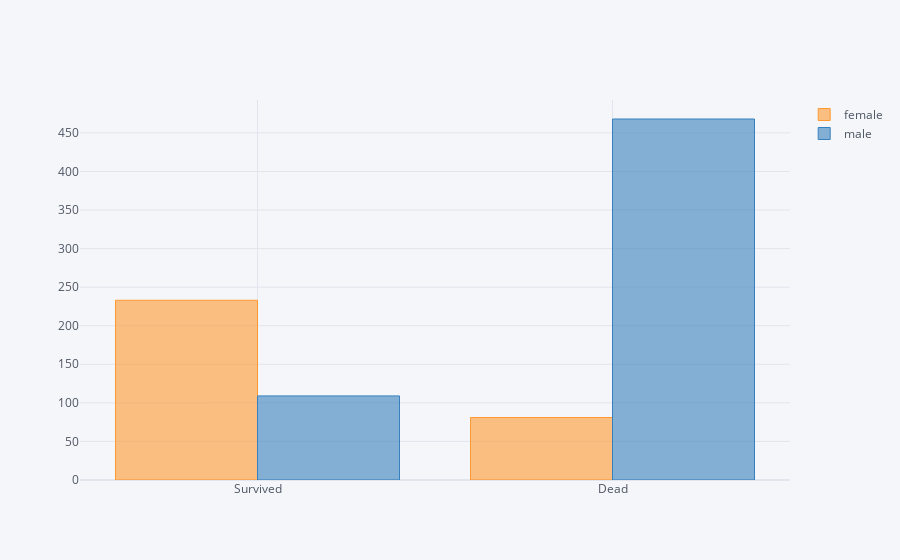

The notebook cell this image was saved under:
### Code cell
bar_chart('Sex')

### Figure 1 — Plotly figure (JSON) as saved in the notebook; plotly's stock layout.template omitted (floating-point values rounded to 4 significant figures)
{"data": [{"marker": {"color": "rgba(255, 153, 51, 0.6)", "line": {"color": "rgba(255, 153, 51, 1.0)", "width": 1}}, "name": "female", "orientation": "v", "text": "", "type": "bar", "x": ["Survived", "Dead"], "y": [233, 81]}, {"marker": {"color": "rgba(55, 128, 191, 0.6)", "line": {"color": "rgba(55, 128, 191, 1.0)", "width": 1}}, "name": "male", "orientation": "v", "text": "", "type": "bar", "x": ["Survived", "Dead"], "y": [109, 468]}], "layout": {"legend": {"bgcolor": "#F5F6F9", "font": {"color": "#4D5663"}}, "paper_bgcolor": "#F5F6F9", "plot_bgcolor": "#F5F6F9", "title": {"font": {"color": "#4D5663"}}, "xaxis": {"gridcolor": "#E1E5ED", "showgrid": true, "tickfont": {"color": "#4D5663"}, "title": {"font": {"color": "#4D5663"}, "text": ""}, "zerolinecolor": "#E1E5ED"}, "yaxis": {"gridcolor": "#E1E5ED", "showgrid": true, "tickfont": {"color": "#4D5663"}, "title": {"font": {"color": "#4D5663"}, "text": ""}, "zerolinecolor": "#E1E5ED"}}}
